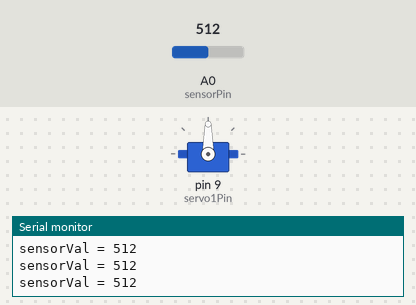
Recording of a sketch running on a simulated Arduino Uno, built with avr-gcc and run on an emulated ATmega328P. Shown: servo, the last lines printed to the serial monitor. The test bench sets the inputs (shaded band); at power-on: A0 (sensorPin) = 512. Random numbers use the default seed unless the sketch sets one.

Above: at 1.2 s.
1.3 s: A0 (sensorPin) set to 409
2.8 s: A0 (sensorPin) set to 389
At 2.9 s:
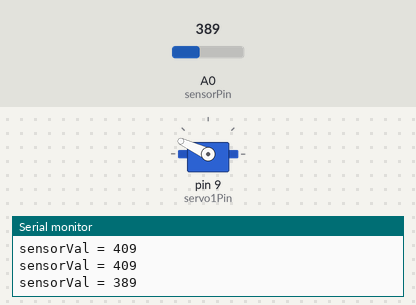
At 5.7 s:
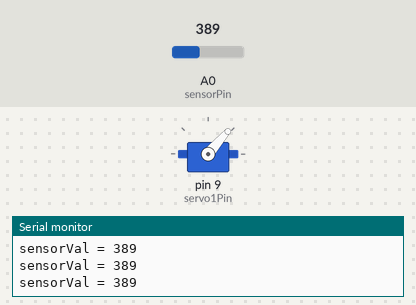
5.8 s: A0 (sensorPin) set to 410
7.3 s: A0 (sensorPin) set to 390
At 7.51 s:
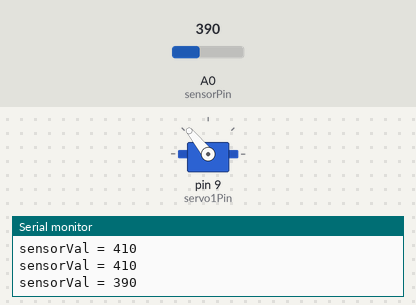
10.3 s: A0 (sensorPin) set to 511
Timing chart, 0 to 12.8 s (numbered marks = the images above; inputs shaded):
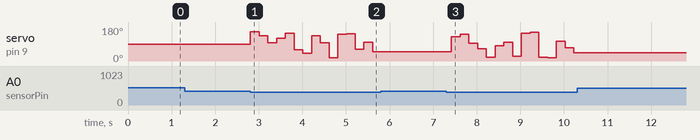

Measured:
- the behaviour switches between 400 and 399 on A0 (sensorPin) (found by bisection; images 0 and 1)

The sketch:

source.ino
```cpp
#include <Servo.h>

// définition des variables
Servo servo1;
int sensorPin = A0;
int sensorVal = 0;
int servo1Pin = 9;
int servo1Val = 0;

void setup() {
    Serial.begin(9600);
    servo1.attach(servo1Pin);
}

void loop() {
    sensorVal = analogRead(sensorPin);
    Serial.print("sensorVal = ");
    Serial.println(sensorVal);

    if (sensorVal < 400) {
        servo1.write(random(181));
    }
    delay(200);
}
```
